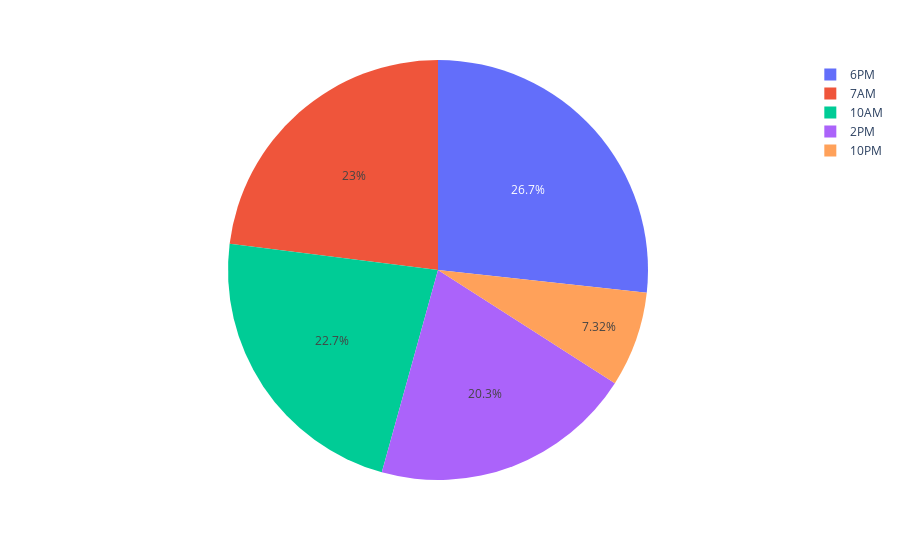

The notebook cell this image was saved under:
### Code cell
femaleMappedCoffeeHouseCoupons = mappedCoffeeHouseCoupons[mappedCoffeeHouseCoupons['gender']=='Female']
fig = px.pie(femaleMappedCoffeeHouseCoupons, values='MappedCoffeeHouse', names='time')
fig.show()

### Figure 1 — Plotly figure (JSON) as saved in the notebook; plotly's stock layout.template omitted (floating-point values rounded to 4 significant figures; data arrays with more than 128 entries replaced by an {"elided": "..."} marker saying what was removed)
{"data": [{"domain": {"x": [0, 1], "y": [0, 1]}, "hovertemplate": "time=%{label}<br>MappedCoffeeHouse=%{value}<extra></extra>", "labels": {"elided": "2051 str values"}, "legendgroup": "", "name": "", "showlegend": true, "type": "pie", "values": {"elided": "2051 int values"}}], "layout": {"legend": {"tracegroupgap": 0}, "margin": {"t": 60}}}
